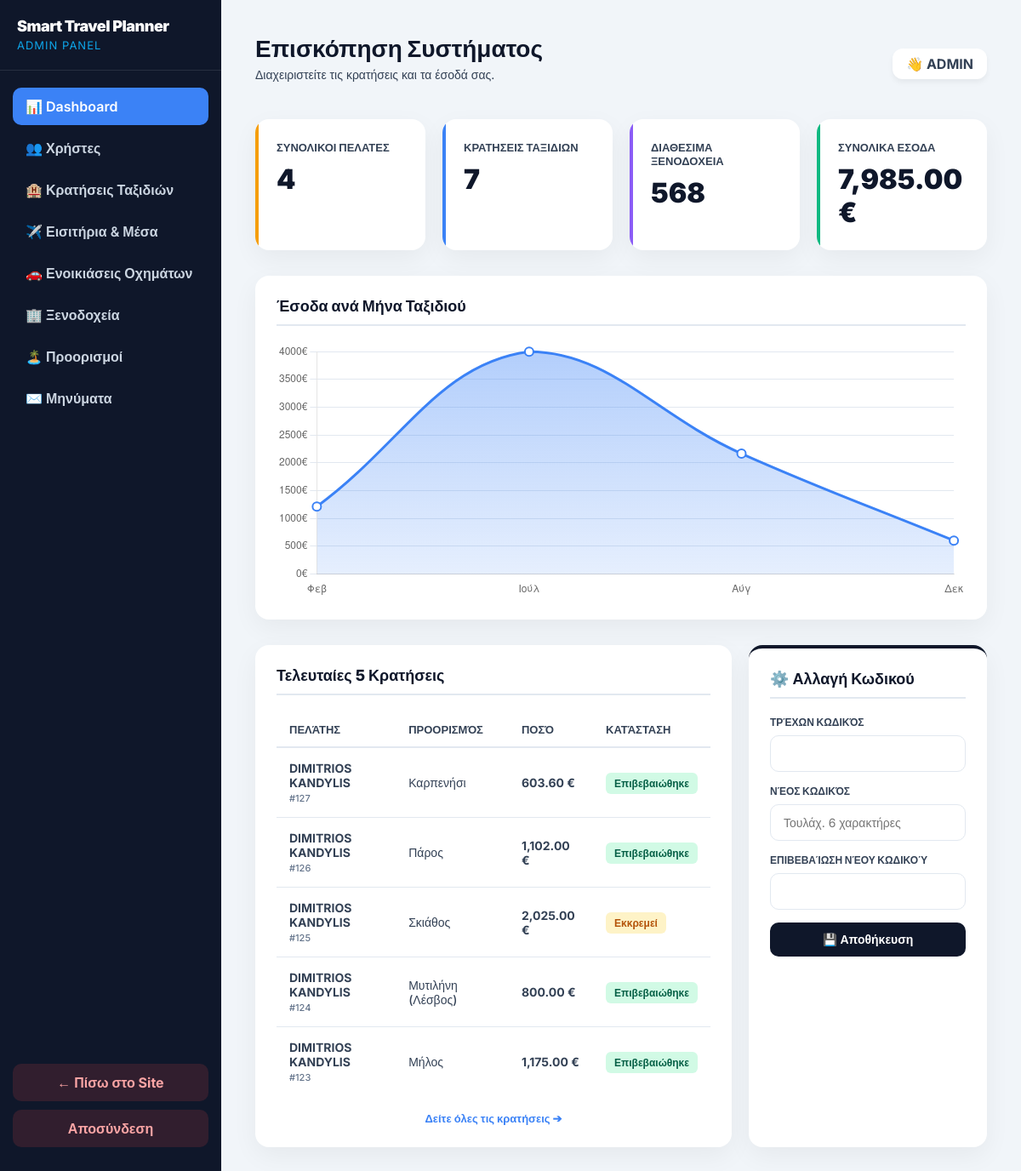
Page /admin/dashboard.php (signed in) on the earlier database version.
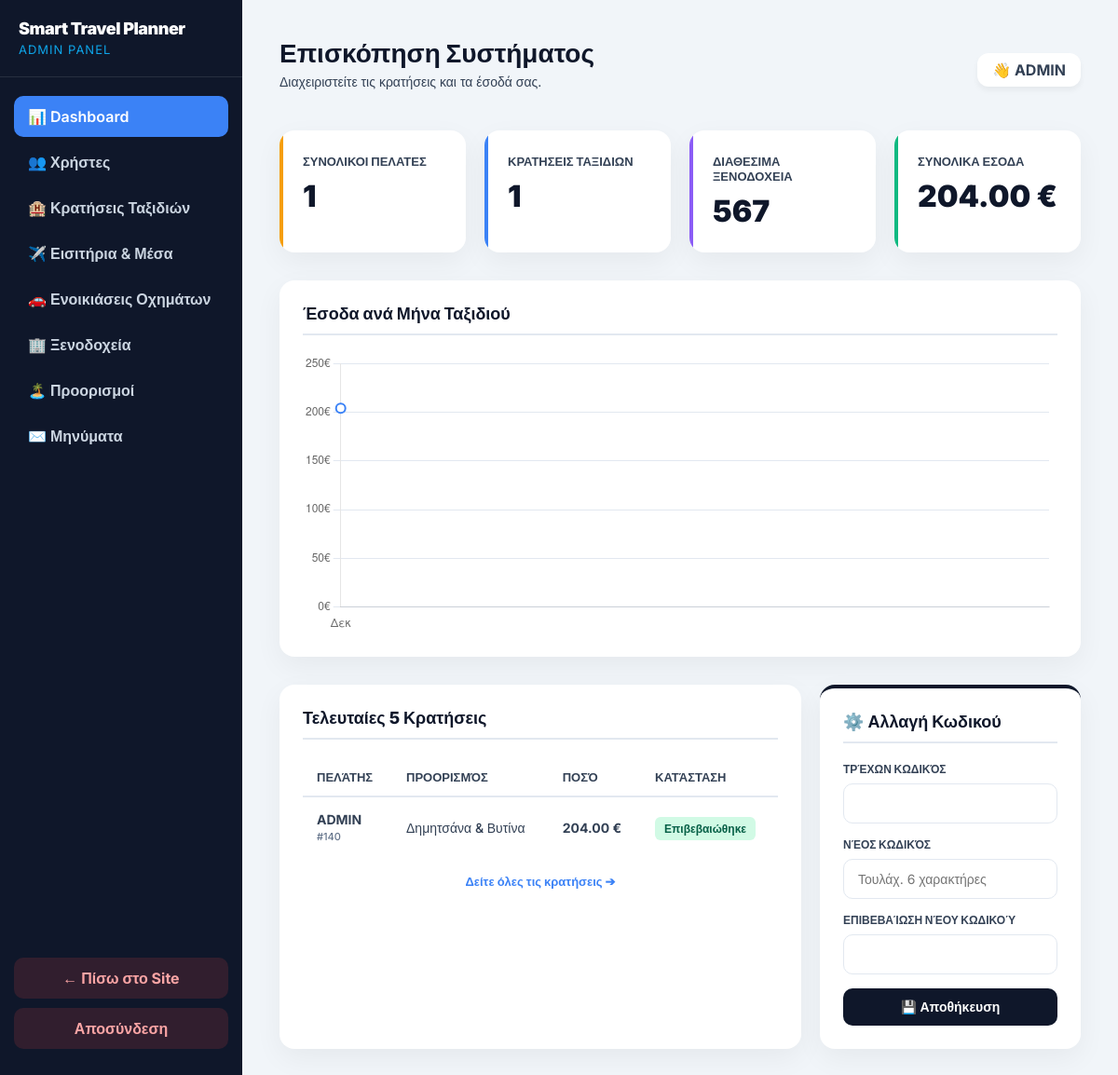
Same page on the later database version.
### tables this page shows
CREATE TABLE `reservations` (
  `id` int(11) NOT NULL,
  `user_id` int(11) NOT NULL,
  `destination_name` varchar(100) NOT NULL,
  `check_in` date NOT NULL,
  `check_out` date NOT NULL,
  `persons` int(11) NOT NULL DEFAULT 1,
  `room_type` varchar(100) NOT NULL DEFAULT 'Κανονικό',
  `hotel_name` varchar(100) NOT NULL,
  `transport_method` text NOT NULL,
  `passenger_details` text DEFAULT NULL,
  `total_price` decimal(10,2) NOT NULL,
  `status` varchar(50) NOT NULL DEFAULT 'Επιβεβαιώθηκε',
  `payment_method` varchar(150) NOT NULL DEFAULT 'Άγνωστο',
  `booking_date` timestamp NOT NULL DEFAULT current_timestamp()
);

CREATE TABLE `users` (
  `id` int(11) NOT NULL,
  `fullname` varchar(100) NOT NULL,
  `email` varchar(100) NOT NULL,
  `password` varchar(255) NOT NULL,
  `role` varchar(20) NOT NULL DEFAULT 'user'
);

### admin/dashboard.php (the view, shortened to what this page needs)
<?php
$host = 'localhost'; $db = 'smart_travel_planner'; $user = 'root'; $pass = '';
try {
    $pdo = new PDO("mysql:host=$host;dbname=$db;charset=utf8mb4", $user, $pass);
    $pdo->setAttribute(PDO::ATTR_ERRMODE, PDO::ERRMODE_EXCEPTION);
    $stmt_users = $pdo->query("SELECT COUNT(*) FROM users WHERE role = 'user'");
    $total_users = $stmt_users->fetchColumn();
    $stmt_res = $pdo->query("SELECT COUNT(*) FROM reservations");
    $total_reservations = $stmt_res->fetchColumn();
    $stmt_rev = $pdo->query("SELECT SUM(total_price) FROM reservations WHERE status != 'Ακυρώθηκε'");
    $total_revenue = $stmt_rev->fetchColumn() ?: 0;
    $stmt_hotels = $pdo->query("SELECT COUNT(*) FROM hotels");
    $total_hotels = $stmt_hotels->fetchColumn();
    $stmt_latest = $pdo->query("
        SELECT r.*, u.fullname, u.email
        FROM reservations r
        JOIN users u ON r.user_id = u.id
        ORDER BY r.id DESC LIMIT 5
    ");
    $latest_bookings = $stmt_latest->fetchAll(PDO::FETCH_ASSOC);
    $stmt_chart = $pdo->query("
        SELECT MONTH(check_in) as m_num, SUM(total_price) as rev
        FROM reservations
        WHERE status != 'Ακυρώθηκε'
        GROUP BY m_num
        ORDER BY m_num ASC
        LIMIT 12
    ");
    $chart_db_data = $stmt_chart->fetchAll(PDO::FETCH_ASSOC);
    $greek_months = [1=>'Ιαν', 2=>'Φεβ', 3=>'Μάρ', 4=>'Απρ', 5=>'Μάι', 6=>'Ιούν', 7=>'Ιούλ', 8=>'Αύγ', 9=>'Σεπ', 10=>'Οκτ', 11=>'Νοέ', 12=>'Δεκ'];
    $chart_labels = [];
    $chart_values = [];
    foreach ($chart_db_data as $d) {
        $chart_labels[] = $greek_months[$d['m_num']];
        $chart_values[] = (float)$d['rev'];
    }
} catch(PDOException $e) {
    die("Σφάλμα σύνδεσης: " . $e->getMessage());
}
?>
<!DOCTYPE html>
<html lang="gr">
<head>
</head>
<body>
    <div class="sidebar">
        <div class="sidebar-brand">
            <h2>Smart Travel Planner</h2>
            <span>Admin Panel</span>
        </div>
        <div class="nav-links">
            <a href="dashboard.php" class="nav-link active">📊 Dashboard</a>
            <a href="users.php" class="nav-link">👥 Χρήστες</a>
            <a href="bookings.php" class="nav-link">🏨 Κρατήσεις Ταξιδιών</a>
            <a href="transports.php" class="nav-link">✈️ Εισιτήρια & Μέσα</a>
            <a href="cars.php" class="nav-link">🚗 Ενοικιάσεις Οχημάτων</a>
            <a href="manage_hotels.php" class="nav-link">🏢 Ξενοδοχεία</a>
            <a href="manage_destinations.php" class="nav-link">🏝️ Προορισμοί</a>
            <a href="messages.php" class="nav-link">✉️ Μηνύματα</a>
        </div>
        <div class="logout-btn">
            <a href="../index.php">← Πίσω στο Site</a>
            <a href="../auth/logout.php" style="margin-top:10px;">Αποσύνδεση</a>
        </div>
    </div>
    <div class="main-content">
        <div class="top-header">
            <div>
                <h1>Επισκόπηση Συστήματος</h1>
                <p style="color: var(--text-muted); margin-top: 5px; font-size: 14px;">Διαχειριστείτε τις κρατήσεις και τα έσοδά σας.</p>
            </div>
            <div class="admin-profile">
                <span>👋 <?php echo htmlspecialchars($_SESSION['fullname']); ?></span>
            </div>
        </div>
        <div class="stats-grid">
            <div class="stat-card users">
                <span class="stat-title">Συνολικοι Πελατες</span>
                <h2 class="stat-value"><?php echo number_format($total_users); ?></h2>
            </div>
            <div class="stat-card">
                <span class="stat-title">Κρατησεις Ταξιδιων</span>
                <h2 class="stat-value"><?php echo number_format($total_reservations); ?></h2>
            </div>
            <div class="stat-card hotels">
                <span class="stat-title">Διαθεσιμα Ξενοδοχεια</span>
                <h2 class="stat-value"><?php echo number_format($total_hotels); ?></h2>
            </div>
            <div class="stat-card revenue">
                <span class="stat-title">Συνολικα Εσοδα</span>
                <h2 class="stat-value"><?php echo number_format($total_revenue, 2); ?> €</h2>
            </div>
        </div>
        <div class="content-box">
            <h3>Έσοδα ανά Μήνα Ταξιδιού</h3>
            <div style="position: relative; height: 300px; width: 100%;">
                <canvas id="revenueChart"></canvas>
            </div>
        </div>
        <div class="dashboard-grid">
            <div class="content-box" style="margin-bottom: 0;">
                <h3>Τελευταίες 5 Κρατήσεις</h3>
                <table style="font-size: 13px;">
                    <thead>
                        <tr>
                            <th>Πελάτης</th>
                            <th>Προορισμός</th>
                            <th>Ποσό</th>
                            <th>Κατάσταση</th>
                        </tr>
                    </thead>
                    <tbody>
                        <?php if (count($latest_bookings) > 0): ?>
                            <?php foreach ($latest_bookings as $bk):
                                $status_class = 'badge-confirmed';
                                if ($bk['status'] == 'Εκκρεμεί') $status_class = 'badge-pending';
                            ?>
                                <tr>
                                    <td>
                                        <strong><?php echo htmlspecialchars($bk['fullname']); ?></strong><br>
                                        <span style="color:#64748b; font-size:11px;">#<?php echo $bk['id']; ?></span>
                                    </td>
                                    <td><?php echo htmlspecialchars($bk['destination_name']); ?></td>
                                    <td><strong><?php echo number_format($bk['total_price'], 2); ?> €</strong></td>
                                    <td><span class="badge <?php echo $status_class; ?>"><?php echo htmlspecialchars($bk['status']); ?></span></td>
                                </tr>
                            <?php endforeach; ?>
                        <?php else: ?>
                            <tr><td colspan="4" style="text-align:center; padding: 20px; color:#64748b;">Δεν υπάρχουν κρατήσεις ακόμα.</td></tr>
                        <?php endif; ?>
                    </tbody>
                </table>
                <div style="text-align: center; margin-top: 15px;">
                    <a href="bookings.php" style="color: var(--secondary); text-decoration: none; font-weight: 700; font-size: 13px;">Δείτε όλες τις κρατήσεις ➔</a>
                </div>
            </div>
            <div class="content-box" style="margin-bottom: 0; border-top: 4px solid var(--primary);">
                <h3>⚙️ Αλλαγή Κωδικού</h3>
                <form method="POST" action="dashboard.php">
                    <div class="form-group">
                        <label>Τρέχων Κωδικός</label>
                        <input type="password" name="current_password" required>
                    </div>
                    <div class="form-group">
                        <label>Νέος Κωδικός</label>
                        <input type="password" name="new_password" required placeholder="Τουλάχ. 6 χαρακτήρες">
                    </div>
                    <div class="form-group">
                        <label>Επιβεβαίωση Νέου Κωδικού</label>
                        <input type="password" name="confirm_password" required>
                    </div>
                    <button type="submit" name="change_password" class="btn-submit">💾 Αποθήκευση</button>
                </form>
            </div>
        </div>
    </div>
    <script>
        const ctx = document.getElementById('revenueChart').getContext('2d');
        let gradient = ctx.createLinearGradient(0, 0, 0, 400);
        gradient.addColorStop(0, 'rgba(59, 130, 246, 0.4)');
        gradient.addColorStop(1, 'rgba(59, 130, 246, 0.0)');
        new Chart(ctx, {
            type: 'line',
            data: {
                labels: <?php echo json_encode($chart_labels); ?>,
                datasets: [{
                    label: 'Έσοδα (€)',
                    data: <?php echo json_encode($chart_values); ?>,
                    borderColor: '#3b82f6',
                    backgroundColor: gradient,
                    borderWidth: 3,
                    pointBackgroundColor: '#ffffff',
                    pointBorderColor: '#3b82f6',
                    pointBorderWidth: 2,
                    pointRadius: 5,
                    pointHoverRadius: 7,
                    fill: true,
                    tension: 0.4
                }]
            },
            options: {
                responsive: true,
                maintainAspectRatio: false,
                plugins: {
                    legend: { display: false },
                    tooltip: {
                        callbacks: {
                            label: function(context) {
                                return ' ' + context.parsed.y + ' €';
                            }
                        }
                    }
                },
                scales: {
                    y: {
                        beginAtZero: true,
                        grid: { borderDash: [5, 5], color: '#e2e8f0' },
                        ticks: { callback: function(value) { return value + '€'; } }
                    },
                    x: {
                        grid: { display: false }
                    }
                }
            }
        });
    </script>
</body>
</html>

### admin/dashboard.php (style rules this page uses)
:root { --primary: #0f172a; --secondary: #3b82f6; --accent: #0ea5e9; --bg: #f1f5f9; --text: #334155; --border: #e2e8f0; }
body { margin: 0; font-family: 'Inter', sans-serif; background: var(--bg); color: var(--text); display: flex; min-height: 100vh; }
.sidebar { width: 260px; background: var(--primary); color: white; display: flex; flex-direction: column; padding: 20px 0; }
.sidebar-brand { padding: 0 20px 20px 20px; border-bottom: 1px solid rgba(255,255,255,0.1); margin-bottom: 20px; }
.sidebar-brand h2 { margin: 0; font-size: 18px; font-weight: 900; color: white; line-height: 1.2; letter-spacing: -0.5px; }
.sidebar-brand span { color: var(--accent); font-size: 13px; text-transform: uppercase; letter-spacing: 1px; }
.nav-links { display: flex; flex-direction: column; gap: 5px; padding: 0 15px; }
.nav-link { padding: 12px 15px; color: #cbd5e1; text-decoration: none; border-radius: 10px; font-weight: 600; transition: 0.3s; display: flex; align-items: center; gap: 10px; }
.nav-link:hover, .nav-link.active { background: var(--secondary); color: white; }
.logout-btn { margin-top: auto; margin-bottom: 20px; padding: 0 15px; }
.logout-btn a { display: block; padding: 12px; background: rgba(239, 68, 68, 0.15); color: #fca5a5; text-align: center; border-radius: 10px; text-decoration: none; font-weight: 700; transition: 0.3s; }
.main-content { flex: 1; padding: 40px; overflow-y: auto; }
.top-header { display: flex; justify-content: space-between; align-items: center; margin-bottom: 30px; }
.top-header h1 { margin: 0; font-size: 28px; font-weight: 900; color: var(--primary); }
.admin-profile { display: flex; align-items: center; gap: 10px; font-weight: 700; background: white; padding: 8px 16px; border-radius: 12px; box-shadow: 0 4px 6px rgba(0,0,0,0.05); }
.stats-grid { display: grid; grid-template-columns: repeat(auto-fit, minmax(200px, 1fr)); gap: 20px; margin-bottom: 30px; }
.stat-card { background: white; padding: 25px; border-radius: 16px; box-shadow: 0 10px 30px rgba(0,0,0,0.05); display: flex; flex-direction: column; gap: 10px; position: relative; overflow: hidden; }
.stat-card::before { content:''; position:absolute; top:0; left:0; width:4px; height:100%; background: var(--secondary); }
.stat-card.revenue::before { background: #10b981; }
.stat-card.users::before { background: #f59e0b; }
.stat-card.hotels::before { background: #8b5cf6; }
.stat-title { font-size: 13px; color: var(--text-muted); font-weight: 800; text-transform: uppercase; }
.stat-value { font-size: 32px; font-weight: 900; color: var(--primary); margin: 0; }
.content-box { background: white; padding: 25px; border-radius: 16px; box-shadow: 0 10px 30px rgba(0,0,0,0.05); margin-bottom: 30px; }
.content-box h3 { margin: 0 0 20px 0; font-size: 18px; font-weight: 800; color: var(--primary); border-bottom: 2px solid var(--border); padding-bottom: 10px; }
.dashboard-grid { display: grid; grid-template-columns: 2fr 1fr; gap: 20px; }
table { width: 100%; border-collapse: collapse; text-align: left; }
th { padding: 12px 15px; border-bottom: 2px solid var(--border); color: var(--text-muted); font-size: 13px; text-transform: uppercase; font-weight: 800; }
td { padding: 15px; border-bottom: 1px solid var(--border); font-size: 14px; font-weight: 500; }
tr:last-child td { border-bottom: none; }
.badge { padding: 5px 10px; border-radius: 6px; font-size: 12px; font-weight: 800; }
.badge-confirmed { background: #d1fae5; color: #065f46; }
.form-group { margin-bottom: 15px; }
.form-group label { display: block; font-size: 12px; font-weight: 800; color: var(--text-muted); margin-bottom: 8px; text-transform: uppercase; }
.form-group input { width: 100%; padding: 12px 15px; border-radius: 10px; border: 1px solid var(--border); font-family: inherit; font-size: 14px; box-sizing: border-box; outline: none; transition: 0.2s; }
.btn-submit { background: var(--primary); color: white; border: none; padding: 12px 20px; border-radius: 10px; font-weight: 800; font-size: 14px; cursor: pointer; transition: 0.2s; width: 100%; }
.badge-pending { background: #fef3c7; color: #b45309; }

Differences in the rows shown:
removed reservations: user.fullname "DIMITRIOS KANDYLIS", id "127", destination_name "Καρπενήσι", total_price "603.60", status "Επιβεβαιώθηκε"
removed reservations: user.fullname "DIMITRIOS KANDYLIS", id "126", destination_name "Πάρος", total_price "1,102.00", status "Επιβεβαιώθηκε"
removed reservations: user.fullname "DIMITRIOS KANDYLIS", id "125", destination_name "Σκιάθος", total_price "2,025.00", status "Εκκρεμεί"
removed reservations: user.fullname "DIMITRIOS KANDYLIS", id "124", destination_name "Μυτιλήνη (Λέσβος)", total_price "800.00", status "Επιβεβαιώθηκε"
removed reservations: user.fullname "DIMITRIOS KANDYLIS", id "123", destination_name "Μήλος", total_price "1,175.00", status "Επιβεβαιώθηκε"
added reservations: user.fullname "ADMIN", id "140", destination_name "Δημητσάνα & Βυτίνα", total_price "204.00", status "Επιβεβαιώθηκε"
Other differences:
$total_users: "4" → "1"
$total_reservations: "7" → "1"
$total_hotels: "568" → "567"
$total_revenue: "7,985.00" → "204.00"
chart data {{ json_encode($chart_values) }}: [1215,4000,2166.4,603.6] → [204]
